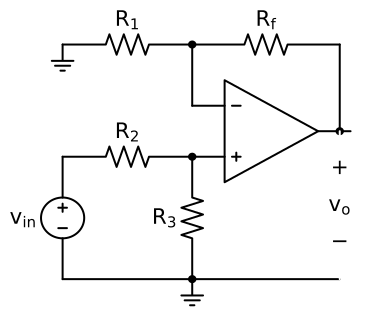

The script that saved this image:
import SchemDraw as schem
import SchemDraw.elements as e

d = schem.Drawing()
o = d.add(e.OPAMP)
d.add(e.LINE, xy=o.out, l=.75)
d.add(e.LINE, xy=o.in1, d='left', l=.75)
d.add(e.LINE, d='up', l=1.5)
d.add(e.DOT)
R1 = d.add(e.RES, d='left', label='$R_1$')
d.add(e.GND)
Rf = d.add(e.RES, d='right', xy=R1.start, tox=o.out+.5, label='$R_f$')
d.add(e.LINE, d='down', toy=o.out)
dot = d.add(e.DOT)
d.add(e.LINE, d='left', xy=o.in2, l=.75)
d.add(e.DOT)
R3 = d.add(e.RES, d='down', label='$R_3$')
d.add(e.DOT)
d.add(e.GND)
R2 = d.add(e.RES, d='left', xy=R3.start, label='$R_2$')
d.add(e.SOURCE_V, d='down', reverse=True, label='$v_{in}$')
d.add(e.LINE, d='right', tox=Rf.end)#tox=R3.end)
d.add(e.GAP_LABEL, d='down', xy=dot.start, toy=R3.end, label=['+','$v_o$','$-$'])
d.draw(showplot=False)
d.save('opamp.svg')